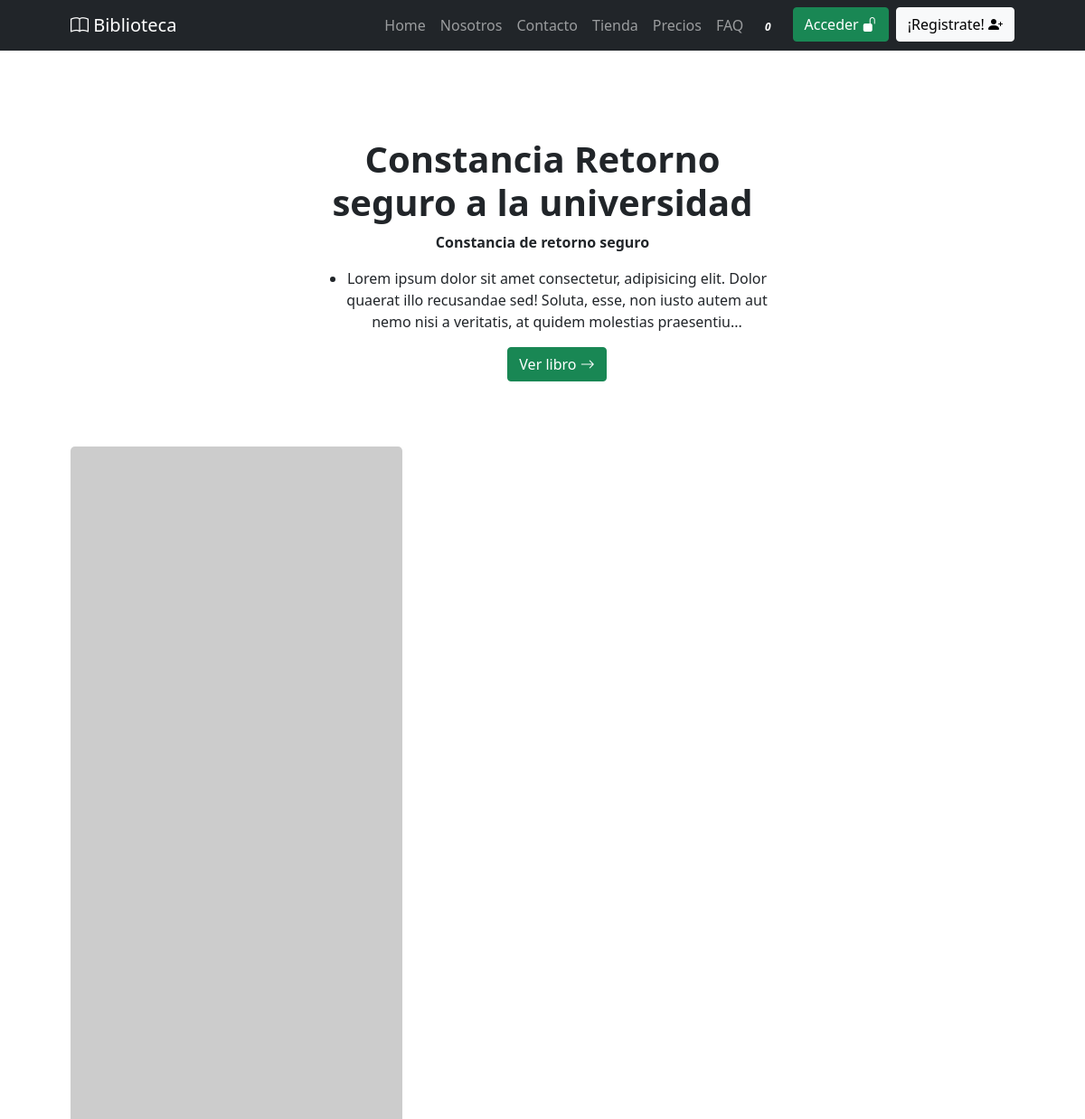
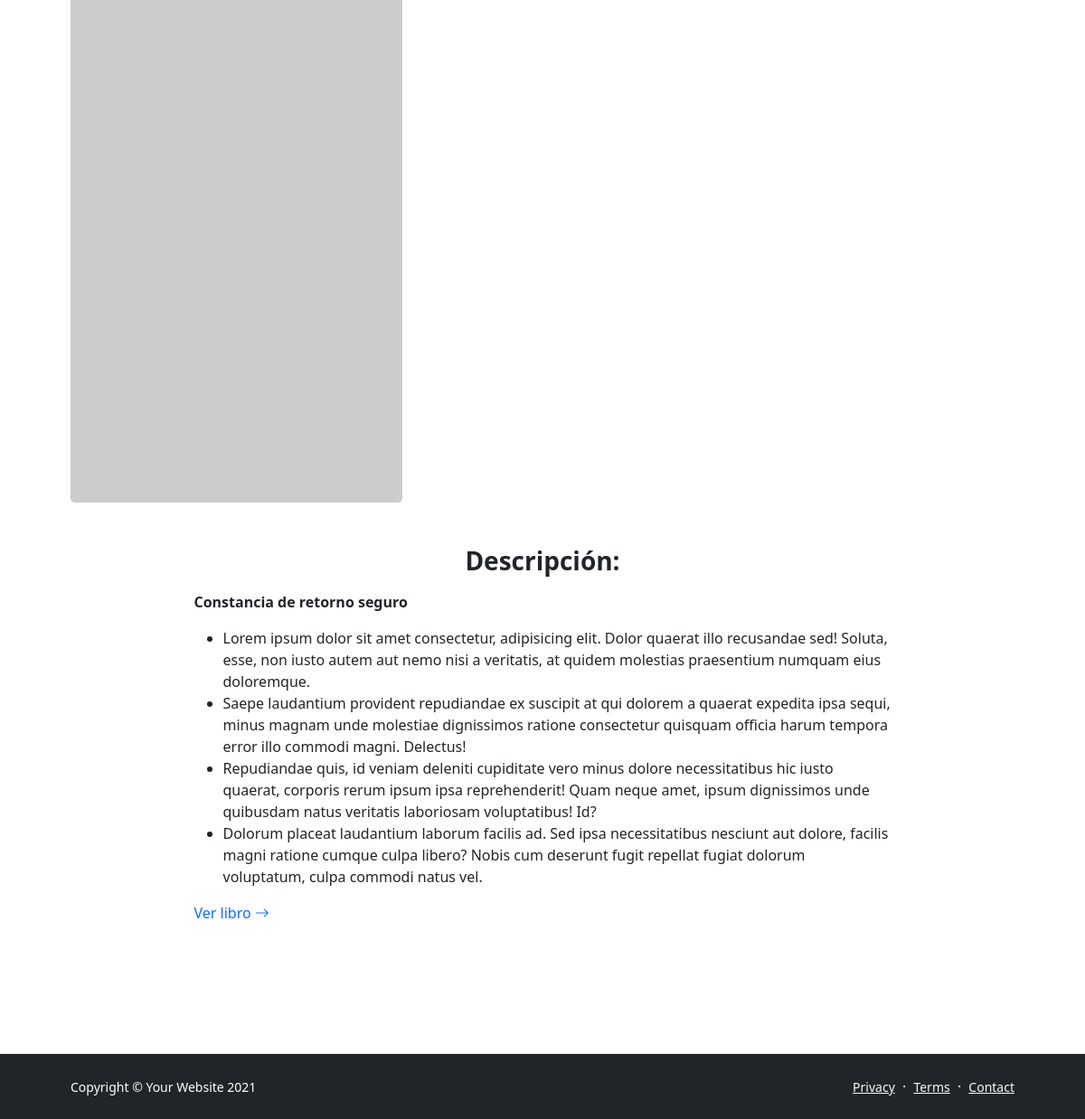
Screenshot of /store/libro/4 with the database file from the repository (2 pictures, top to bottom).
### store/models.py (models this page shows, shortened)
class Store(models.Model):
    title = models.CharField(max_length=200, verbose_name="Título")
    description = RichTextField(verbose_name="Descripción")
    book = models.FileField(verbose_name="Archivo", upload_to="store")
    price = models.IntegerField(verbose_name="Precio")
    created = models.DateTimeField(auto_now_add=True, verbose_name="Fecha de creación")
    updated = models.DateTimeField(auto_now=True, verbose_name="Fecha de edición")
    class Meta:
        verbose_name = "Libro"
        verbose_name_plural = "Libros"
        ordering = ["-created"]

### store/views.py (the view)
# urls.py: path('libro/<int:pk>', storeDetailView.as_view(), name="libro"),
class storeDetailView(DetailView):
    model = Store

### store/templates/store/store_detail.html (shortened to what this page needs)
{% extends 'core/base.html' %}
{% block content %}
    <section class="py-5">
        <div class="container px-5 my-5">
            <div class="row gx-5 justify-content-center">
                <div class="col-lg-6">
                    <div class="text-center mb-5">
                        <h1 class="fw-bolder"> {{store.title}} </h1>
                        <p class="lead fw-normal text-muted mb-0">{{store.description|safe|truncatechars:"250"}}</p>
                        <a class="text-decoration-none btn btn-success mb-4" target="_blank" href="{{ store.book.url }}">
                            Ver libro
                            <i class="bi-arrow-right"></i>
                        </a>
                    </div>
                </div>
            </div>
            <div class="row gx-5">
                <div class="col-12"><img class="img-fluid rounded-3 mb-5" src="https://picsum.photos/id/367/1300/700" alt="..." /></div>
            </div>
            <div class="row gx-5 justify-content-center">
                <div class="col-lg-9">
                    <h3 class="fw-bolder text-center">Descripción: </h3>
                    <div class="mb-5">
                        <p class="lead fw-normal text-muted">{{store.description|safe}}</p>
                        <a class="text-decoration-none" target="_blank" href="{{ store.book.url }}">
                            Ver libro
                            <i class="bi-arrow-right"></i>
                        </a>
                    </div>
                </div>
            </div>
        </div>
    </section>
{% endblock %}

### rows the page displays
Store: title "Constancia Retorno seguro a la universidad", description "Constancia de retorno seguro Lorem ipsum dolor sit amet consectetur, adipisicing elit. Dolor quaerat illo recusandae sed! Soluta, esse, non iusto autem aut nemo nisi a veritatis, at quidem molestias praesentiu...", description "Constancia de retorno seguro Lorem ipsum dolor sit amet consectetur, adipisicing elit. Dolor quaerat illo recusandae sed! Soluta, esse, non iusto autem aut nemo nisi a veritatis, at quidem molestias praesentium numquam eius doloremque. Saepe laudantium provident repudiandae ex suscipit at qui dolorem a quaerat expedita ipsa sequi, minus magnam unde molestiae dignissimos ratione consectetur quisquam officia harum tempora error illo commodi magni. Delectus! Repudiandae quis, id veniam deleniti cupiditate vero minus dolore necessitatibus hic iusto quaerat, corporis rerum ipsum ipsa reprehenderit! Quam neque amet, ipsum dignissimos unde quibusdam natus veritatis laboriosam voluptatibus! Id?…"
